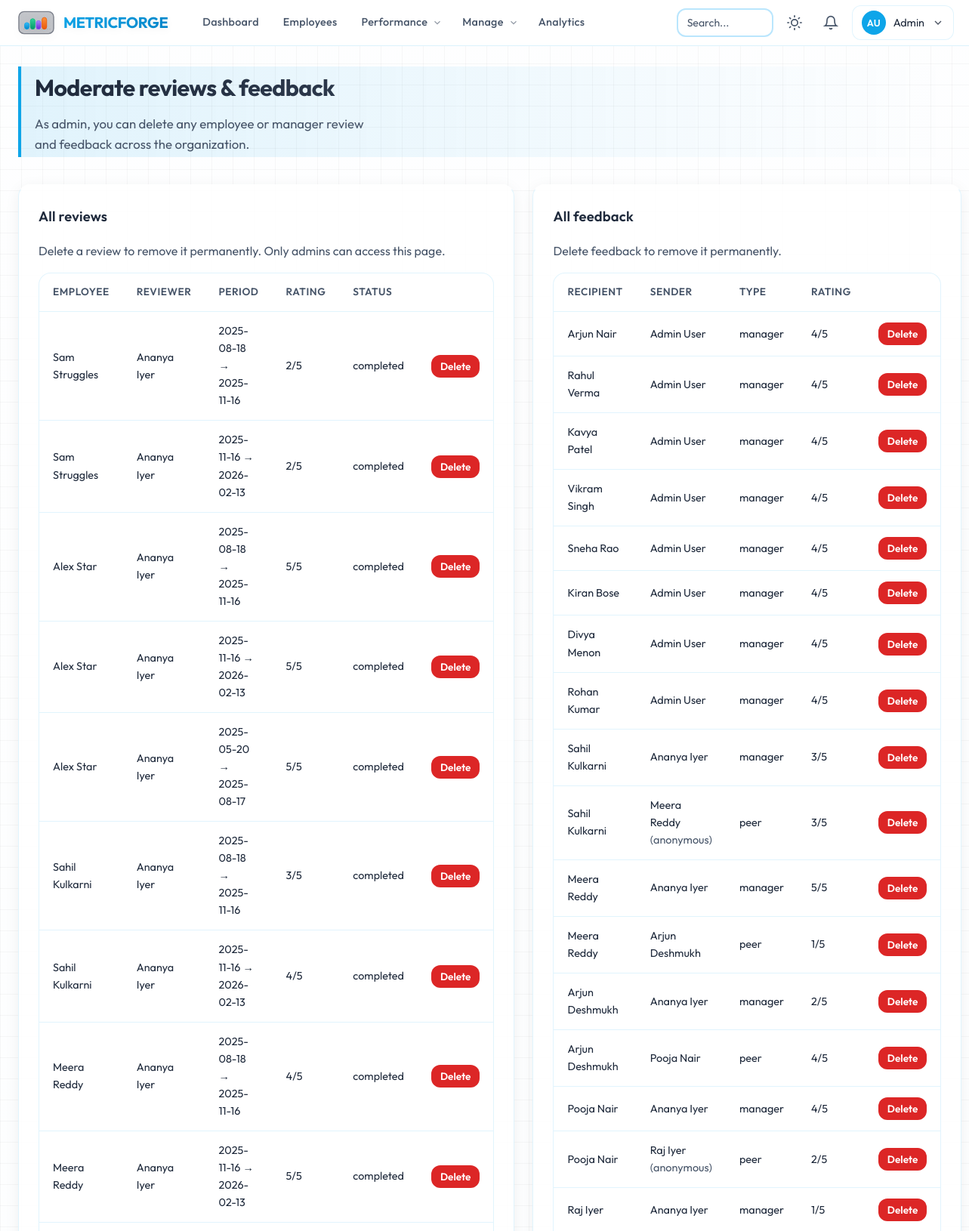
Page /moderate/ (signed in, upper part) on the committed database.
### app/models/user.py (models this page shows, shortened)
class User(UserMixin, db.Model):
    __tablename__ = "users"
    id = db.Column(db.Integer, primary_key=True)
    email = db.Column(db.String(120), unique=True, nullable=False, index=True)
    username = db.Column(db.String(80), unique=True, nullable=False, index=True)
    password_hash = db.Column(db.String(256), nullable=False)
    first_name = db.Column(db.String(80), nullable=False)
    last_name = db.Column(db.String(80), nullable=False)
    avatar_url = db.Column(db.String(256), nullable=True)
    role = db.Column(db.String(20), nullable=False, default=Role.EMPLOYEE)
    department_id = db.Column(db.Integer, db.ForeignKey("departments.id"), nullable=True)
    manager_id = db.Column(db.Integer, db.ForeignKey("users.id"), nullable=True)
    job_title = db.Column(db.String(120), nullable=True)
    phone = db.Column(db.String(24), nullable=True)
    is_active = db.Column(db.Boolean, default=True, nullable=False)
    created_at = db.Column(db.DateTime, default=datetime.utcnow)
    updated_at = db.Column(db.DateTime, default=datetime.utcnow, onupdate=datetime.utcnow)
    last_login = db.Column(db.DateTime, nullable=True)
    department = db.relationship("Department", foreign_keys=[department_id], backref=db.backref("members", lazy="dynamic"))
    manager = db.relationship("User", remote_side=[id], backref=db.backref("direct_reports", lazy="dynamic"))
    @property
    def full_name(self):
        return f"{self.first_name} {self.last_name}"
    def is_admin(self):
        return self.role == Role.ADMIN
    def is_manager(self):
        return self.role in (Role.ADMIN, Role.MANAGER)

### app/models/review.py (models this page shows, shortened)
class Review(db.Model):
    __tablename__ = "reviews"
    id = db.Column(db.Integer, primary_key=True)
    user_id = db.Column(db.Integer, db.ForeignKey("users.id"), nullable=False)
    reviewer_id = db.Column(db.Integer, db.ForeignKey("users.id"), nullable=False)
    period_start = db.Column(db.Date, nullable=False)
    period_end = db.Column(db.Date, nullable=False)
    rating = db.Column(db.Integer, nullable=True)  # 1-5
    summary = db.Column(db.Text, nullable=True)
    strengths = db.Column(db.Text, nullable=True)
    improvements = db.Column(db.Text, nullable=True)
    status = db.Column(db.String(20), default="draft")  # draft, submitted, completed
    submitted_at = db.Column(db.DateTime, nullable=True)
    created_at = db.Column(db.DateTime, default=datetime.utcnow)
    updated_at = db.Column(db.DateTime, default=datetime.utcnow, onupdate=datetime.utcnow)
    user = db.relationship("User", foreign_keys=[user_id])
    reviewer = db.relationship("User", foreign_keys=[reviewer_id])

### app/models/feedback.py (models this page shows)
class Feedback(db.Model):
    __tablename__ = "feedback"
    id = db.Column(db.Integer, primary_key=True)
    recipient_id = db.Column(db.Integer, db.ForeignKey("users.id"), nullable=False)
    sender_id = db.Column(db.Integer, db.ForeignKey("users.id"), nullable=False)
    feedback_type = db.Column(db.String(20), default="peer")  # peer, manager, self, subordinate
    rating = db.Column(db.Integer, nullable=True)  # 1-5
    comment = db.Column(db.Text, nullable=True)
    is_anonymous = db.Column(db.Boolean, default=False, nullable=False)
    status = db.Column(db.String(20), default="submitted")  # draft, submitted
    created_at = db.Column(db.DateTime, default=datetime.utcnow)
    updated_at = db.Column(db.DateTime, default=datetime.utcnow, onupdate=datetime.utcnow)
    recipient = db.relationship("User", foreign_keys=[recipient_id])
    sender = db.relationship("User", foreign_keys=[sender_id])

### app/routes/moderate.py (the view)
@moderate_bp.route("/")
@login_required
@admin_required
def index():
    reviews = (
        Review.query
        .order_by(Review.created_at.desc())
        .limit(200)
        .all()
    )
    feedback_list = (
        Feedback.query
        .order_by(Feedback.created_at.desc())
        .limit(200)
        .all()
    )
    return render_template(
        "moderate/index.html",
        reviews=reviews,
        feedback_list=feedback_list,
    )

### app/utils/performance.py (called while the page is built)
def _clamp(value: Optional[float], minimum: float = 0.0, maximum: float = 100.0) -> Optional[float]:
    if value is None:
        return None
    return max(minimum, min(maximum, float(value)))

def compute_user_latest_score(
    user_id: int,
    months: int = 3,
    start_date: Optional[datetime] = None,
    end_date: Optional[datetime] = None,
) -> Optional[float]:
    from datetime import timedelta
    if end_date is None:
        end_date = datetime.utcnow()
    if start_date is None:
        start_date = end_date - timedelta(days=months * 31)
    series = compute_user_performance_series(
        user_id=user_id,
        start_date=start_date,
        end_date=end_date,
        max_points=months,
    )
    if not series:
        return None
    scores = [s for _, s in series]
    return round(sum(scores) / len(scores), 1)

### app/utils/rankings.py (called while the page is built)
def get_employees_with_scores(
    department_id: Optional[int] = None,
    months: int = RANKING_MONTHS,
) -> List[Tuple[User, float]]:
    query = User.query.filter(
        User.role == Role.EMPLOYEE,
        User.is_active.is_(True),
        User.department_id.isnot(None),
    )
    if department_id is not None:
        query = query.filter(User.department_id == department_id)
    users = query.all()
    result = []
    for u in users:
        score = compute_user_latest_score(u.id, months=months)
        result.append((u, score if score is not None else 0.0))
    result.sort(key=lambda x: x[1], reverse=True)
    return result

def get_overall_top_performers(
    top_n: int = 3,
    months: int = RANKING_MONTHS,
) -> List[Tuple[User, float]]:
    return get_employees_with_scores(department_id=None, months=months)[:top_n]

### app/templates/moderate/index.html (shortened to what this page needs)
{% extends "base.html" %}
{% block content %}
<div class="page-header reveal">
    <h1 class="page-title">Moderate reviews &amp; feedback</h1>
    <p class="page-subtitle">As admin, you can delete any employee or manager review and feedback across the organization.</p>
</div>
<div class="moderate-grid reveal">
    <section class="card">
        <h2 class="card-title">All reviews</h2>
        <p class="text-muted" style="margin:0 0 16px;">Delete a review to remove it permanently. Only admins can access this page.</p>
        {% if reviews %}
        <div class="table-wrap">
            <table class="table">
                <thead>
                    <tr>
                        <th>Employee</th>
                        <th>Reviewer</th>
                        <th>Period</th>
                        <th>Rating</th>
                        <th>Status</th>
                        <th></th>
                    </tr>
                </thead>
                <tbody>
                    {% for r in reviews %}
                    <tr>
                        <td>{{ r.user.full_name if r.user else '—' }}</td>
                        <td>{{ r.reviewer.full_name if r.reviewer else '—' }}</td>
                        <td>{{ r.period_start.strftime('%Y-%m-%d') if r.period_start else '—' }} → {{ r.period_end.strftime('%Y-%m-%d') if r.period_end else '—' }}</td>
                        <td>{{ r.rating }}/5</td>
                        <td><span class="badge badge-{{ r.status or 'draft' }}">{{ r.status or 'draft' }}</span></td>
                        <td>
                            <form method="post" action="{{ url_for('moderate.delete_review', review_id=r.id) }}" style="display:inline;" data-confirm="Permanently delete this review?">
                                <button type="submit" class="btn btn-ghost btn-danger btn-sm">Delete</button>
                            </form>
                        </td>
                    </tr>
                    {% endfor %}
                </tbody>
            </table>
        </div>
        {% else %}
        <p class="text-muted">No reviews yet.</p>
        {% endif %}
    </section>
    <section class="card">
        <h2 class="card-title">All feedback</h2>
        <p class="text-muted" style="margin:0 0 16px;">Delete feedback to remove it permanently.</p>
        {% if feedback_list %}
        <div class="table-wrap">
            <table class="table">
                <thead>
                    <tr>
                        <th>Recipient</th>
                        <th>Sender</th>
                        <th>Type</th>
                        <th>Rating</th>
                        <th></th>
                    </tr>
                </thead>
                <tbody>
                    {% for f in feedback_list %}
                    <tr>
                        <td>{{ f.recipient.full_name if f.recipient else '—' }}</td>
                        <td>{{ f.sender.full_name if f.sender else '—' }}{% if f.is_anonymous %} <span class="text-muted">(anonymous)</span>{% endif %}</td>
                        <td>{{ f.feedback_type }}</td>
                        <td>{{ f.rating }}/5</td>
                        <td>
                            <form method="post" action="{{ url_for('moderate.delete_feedback', feedback_id=f.id) }}" style="display:inline;" data-confirm="Permanently delete this feedback?">
                                <button type="submit" class="btn btn-ghost btn-danger btn-sm">Delete</button>
                            </form>
                        </td>
                    </tr>
                    {% endfor %}
                </tbody>
            </table>
        </div>
        {% else %}
        <p class="text-muted">No feedback yet.</p>
        {% endif %}
    </section>
</div>
{% endblock %}

### app/templates/base.html (shortened to what this page needs)
<!DOCTYPE html>
<html lang="en" data-theme="light">
<head>
    <link rel="stylesheet" href="{{ url_for('static', filename='css/main.css') }}">
</head>
<body class="page-wrap">
    {% if current_user.is_authenticated %}
    <header class="main-header">
        <div class="header-inner">
            <a href="{{ url_for('dashboard.home') }}" class="logo logo-bar-graph" id="main-logo" role="button" aria-label="MetricForge home">
                <span class="logo-text">MetricForge</span>
            </a>
            <nav class="main-nav" aria-label="Main">
                <a href="{{ url_for('dashboard.home') }}" class="nav-link" data-tooltip="Overview, goals &amp; activity">Dashboard</a>
                <a href="{{ url_for('employees.index') }}" class="nav-link" data-tooltip="Browse team members">Employees</a>
                <div class="nav-item-dropdown">
                    <a href="#" class="nav-link nav-dropdown-trigger" onclick="return false;">
                        Performance
                        <svg class="chevron-icon" viewBox="0 0 24 24" fill="none" stroke="currentColor" stroke-width="2"><polyline points="6 9 12 15 18 9"/></svg>
                    </a>
                </div>
                {% if current_user.is_manager() or current_user.is_admin() %}
                <div class="nav-item-dropdown">
                    <a href="#" class="nav-link nav-dropdown-trigger" onclick="return false;">
                        Manage
                        <svg class="chevron-icon" viewBox="0 0 24 24" fill="none" stroke="currentColor" stroke-width="2"><polyline points="6 9 12 15 18 9"/></svg>
                    </a>
                </div>
                {% endif %}
                <a href="{{ url_for('analytics.index') }}" class="nav-link" data-tooltip="Org analytics">Analytics</a>
            </nav>
            <div class="header-actions">
                <div class="search-wrap">
                    <input type="search" id="global-search" class="search-input" placeholder="Search..." autocomplete="off">
                </div>
                <button type="button" class="btn-icon theme-toggle" id="theme-toggle" aria-label="Toggle theme">
                    <svg class="icon-sun" viewBox="0 0 24 24" fill="none" stroke="currentColor" stroke-width="2" stroke-linecap="round"><circle cx="12" cy="12" r="5"/><path d="M12 1v2M12 21v2M4.22 4.22l1.42 1.42M18.36 18.36l1.42 1.42M1 12h2M21 12h2M4.22 19.78l1.42-1.42M18.36 5.64l1.42-1.42"/></svg>
                </button>
                <a href="{{ url_for('notifications.index') }}" class="btn-icon notif-link" aria-label="Notifications">
                    <svg viewBox="0 0 24 24" fill="none" stroke="currentColor" stroke-width="2" stroke-linecap="round"><path d="M18 8A6 6 0 0 0 6 8c0 7-3 9-3 9h18s-3-2-3-9"/><path d="M13.73 21a2 2 0 0 1-3.46 0"/></svg>
                </a>
                <div class="user-menu-wrap">
                    <button type="button" class="user-menu-btn" id="user-menu-btn" aria-expanded="false">
                        {% if current_user.avatar_url %}
                        <img src="{{ url_for('static', filename=current_user.avatar_url) }}" alt="" class="avatar-sm">
                        {% else %}
                        <span class="avatar-placeholder">{{ (current_user.first_name[0] + current_user.last_name[0])|upper }}</span>
                        {% endif %}
                        <span class="user-name">{{ current_user.first_name }}</span>
                        <svg class="chevron-icon" viewBox="0 0 24 24" fill="none" stroke="currentColor" stroke-width="2"><polyline points="6 9 12 15 18 9"/></svg>
                    </button>
                </div>
            </div>
        </div>
    </header>
    <main class="main-content">
        {% block content %}{% endblock %}
    </main>
    {% endif %}
</body>
</html>

### app/templates/moderate/index.html (style rules this page uses)
.moderate-grid { display: grid; grid-template-columns: 1fr 1fr; gap: 24px; }
.moderate-grid .table-wrap { overflow-x: auto; }
.moderate-grid .table { font-size: 0.9rem; }

### rows in the picture
User: first_name+last_name "AU", first_name "Admin"
Review: user "Sam Struggles", reviewer "Ananya Iyer", period_start "2025-08-18", period_end "2025-11-16", rating "2", status "completed"
Review: user "Sam Struggles", reviewer "Ananya Iyer", period_start "2025-11-16", period_end "2026-02-13", rating "2", status "completed"
Review: user "Alex Star", reviewer "Ananya Iyer", period_start "2025-08-18", period_end "2025-11-16", rating "5", status "completed"
Review: user "Alex Star", reviewer "Ananya Iyer", period_start "2025-11-16", period_end "2026-02-13", rating "5", status "completed"
Review: user "Alex Star", reviewer "Ananya Iyer", period_start "2025-05-20", period_end "2025-08-17", rating "5", status "completed"
Review: user "Sahil Kulkarni", reviewer "Ananya Iyer", period_start "2025-08-18", period_end "2025-11-16", rating "3", status "completed"
Review: user "Sahil Kulkarni", reviewer "Ananya Iyer", period_start "2025-11-16", period_end "2026-02-13", rating "4", status "completed"
Review: user "Meera Reddy", reviewer "Ananya Iyer", period_start "2025-08-18", period_end "2025-11-16", rating "4", status "completed"
Review: user "Meera Reddy", reviewer "Ananya Iyer", period_start "2025-11-16", period_end "2026-02-13", rating "5", status "completed"
Feedback: recipient "Arjun Nair", sender "Admin User", feedback_type "manager", rating "4"
Feedback: recipient "Rahul Verma", sender "Admin User", feedback_type "manager", rating "4"
Feedback: recipient "Kavya Patel", sender "Admin User", feedback_type "manager", rating "4"
Feedback: recipient "Vikram Singh", sender "Admin User", feedback_type "manager", rating "4"
Feedback: recipient "Sneha Rao", sender "Admin User", feedback_type "manager", rating "4"
Feedback: recipient "Kiran Bose", sender "Admin User", feedback_type "manager", rating "4"
Feedback: recipient "Divya Menon", sender "Admin User", feedback_type "manager", rating "4"
Feedback: recipient "Rohan Kumar", sender "Admin User", feedback_type "manager", rating "4"
Feedback: recipient "Sahil Kulkarni", sender "Ananya Iyer", feedback_type "manager", rating "3"
Feedback: recipient "Sahil Kulkarni", sender "Meera Reddy", is_anonymous "(anonymous)", feedback_type "peer", rating "3"
Feedback: recipient "Meera Reddy", sender "Ananya Iyer", feedback_type "manager", rating "5"
Feedback: recipient "Meera Reddy", sender "Arjun Deshmukh", feedback_type "peer", rating "1"
Feedback: recipient "Arjun Deshmukh", sender "Ananya Iyer", feedback_type "manager", rating "2"
Feedback: recipient "Arjun Deshmukh", sender "Pooja Nair", feedback_type "peer", rating "4"
Feedback: recipient "Pooja Nair", sender "Ananya Iyer", feedback_type "manager", rating "4"
Feedback: recipient "Pooja Nair", sender "Raj Iyer", is_anonymous "(anonymous)", feedback_type "peer", rating "2"
Feedback: recipient "Raj Iyer", sender "Ananya Iyer", feedback_type "manager", rating "1"
